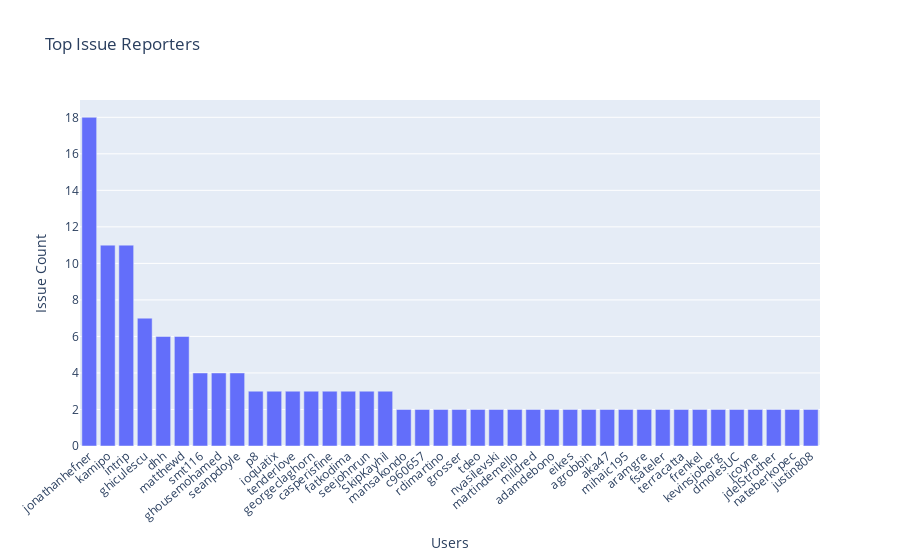

This figure's notebook cell:
### Code cell
# let determine the top user rank of issue reported on the repo
issues_by_user = issues.groupby('user.login')[['id']].count()
issues_by_user = issues_by_user.rename(columns = {'id': 'issue_count'})
issues_by_user = issues_by_user.sort_values(by='issue_count', ascending=False)
top_users = issues_by_user.head(40)
fig = go.Figure([go.Bar(
    x=top_users.index, 
    y=top_users.issue_count)])
fig.update_layout(
    title = 'Top Issue Reporters', 
    xaxis_title = 'Users', 
    yaxis_title = 'Issue Count', 
    xaxis_tickmode = 'linear',
    xaxis_tickangle=-40)
fig.show()

### Figure 1 — Plotly figure (JSON) as saved in the notebook; plotly's stock layout.template omitted (floating-point values rounded to 4 significant figures)
{"data": [{"type": "bar", "x": ["jonathanhefner", "kamipo", "intrip", "ghiculescu", "dhh", "matthewd", "smt116", "ghousemohamed", "seanpdoyle", "p8", "ioquatix", "tenderlove", "georgeclaghorn", "casperisfine", "fatkodima", "seejohnrun", "SkipKayhil", "mansakondo", "c960657", "rdimartino", "grosser", "tdeo", "nvasilevski", "martindemello", "mildred", "adamdebono", "eikes", "agrobbin", "aka47", "mihaic195", "aramgre", "fsateler", "terracatta", "frenkel", "kevinsjoberg", "dmolesUC", "jcoyne", "jdelStrother", "nateberkopec", "justin808"], "y": [18, 11, 11, 7, 6, 6, 4, 4, 4, 3, 3, 3, 3, 3, 3, 3, 3, 2, 2, 2, 2, 2, 2, 2, 2, 2, 2, 2, 2, 2, 2, 2, 2, 2, 2, 2, 2, 2, 2, 2]}], "layout": {"title": {"text": "Top Issue Reporters"}, "xaxis": {"tickangle": -40, "tickmode": "linear", "title": {"text": "Users"}}, "yaxis": {"title": {"text": "Issue Count"}}}}
